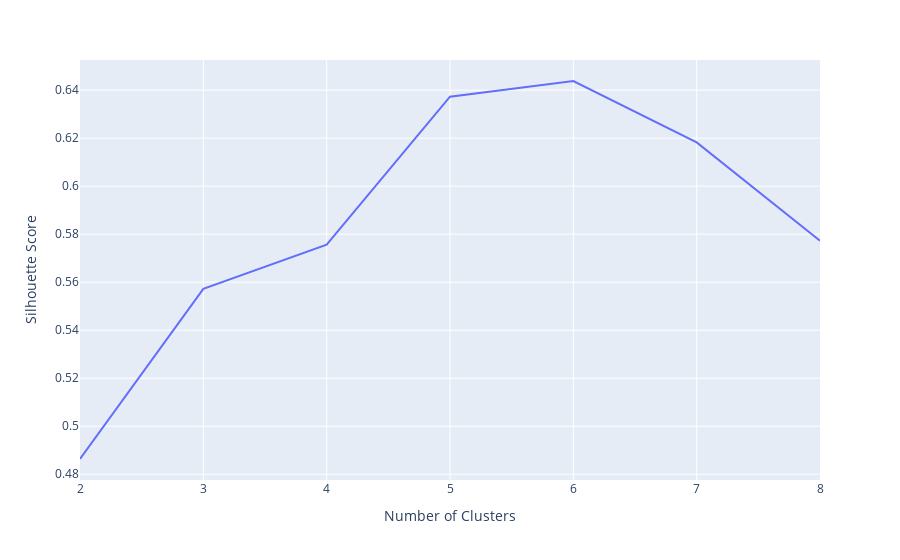

This figure's notebook cell:
### Code cell
figSilhouetteWL, optimumSilhouetteValueWL, optimumSilhouetteScoreWL= silhouetteMethod(testWL)
silhouetteWLOptimal = "Optimal Cluster = {}, with {} score".format(optimumSilhouetteValueWL, optimumSilhouetteScoreWL)
figSilhouetteWL

### Figure 1 — Plotly figure (JSON) as saved in the notebook; plotly's stock layout.template omitted (floating-point values rounded to 4 significant figures)
{"data": [{"hovertemplate": "Number of Clusters=%{x}<br>Silhouette Score=%{y}<extra></extra>", "legendgroup": "", "line": {"color": "#636efa", "dash": "solid"}, "marker": {"symbol": "circle"}, "mode": "lines", "name": "", "orientation": "v", "showlegend": false, "type": "scatter", "x": [2, 3, 4, 5, 6, 7, 8], "xaxis": "x", "y": [0.4863, 0.5572, 0.5756, 0.6373, 0.6438, 0.6182, 0.5772], "yaxis": "y"}], "layout": {"legend": {"tracegroupgap": 0}, "margin": {"t": 60}, "xaxis": {"anchor": "y", "domain": [0, 1], "title": {"text": "Number of Clusters"}}, "yaxis": {"anchor": "x", "domain": [0, 1], "title": {"text": "Silhouette Score"}}}}
